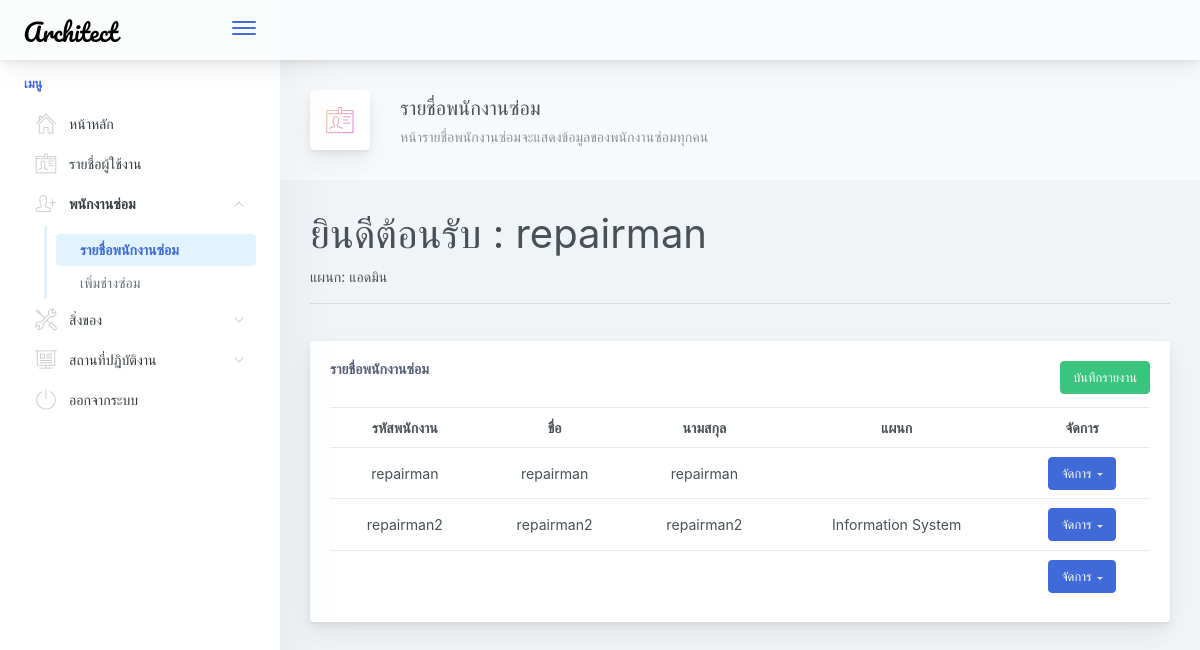
The page /admin/allrepairman.php (signed in) on the database as committed earlier.
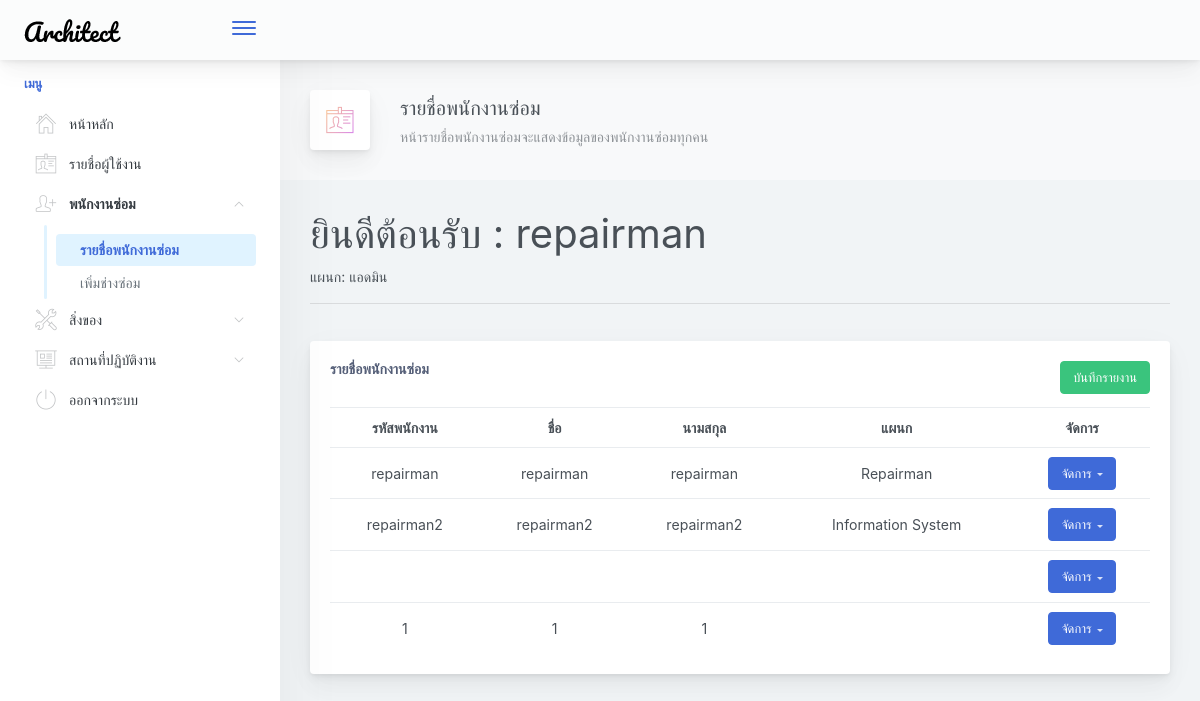
The same page on the database as committed later.
### tables this page shows
CREATE TABLE `users` (
  `id` int(10) UNSIGNED NOT NULL,
  `user_id` varchar(20) NOT NULL,
  `username` varchar(20) NOT NULL,
  `password` varchar(100) NOT NULL,
  `name` varchar(20) NOT NULL,
  `lastname` varchar(20) NOT NULL,
  `role` enum('member','admin','repairman') NOT NULL DEFAULT 'member',
  `dep` varchar(20) NOT NULL,
  `create_at` datetime NOT NULL DEFAULT CURRENT_TIMESTAMP
);

### admin/allrepairman.php (the view, shortened to what the changed rows need)
<?php
require '../connect.php';
?>
<!doctype html>
<html lang="en">
<head>
    <link href="../main.css" rel="stylesheet">
</head>
<body>
    <div class="app-container app-theme-white body-tabs-shadow fixed-sidebar fixed-header">
        <div class="app-main">
            <div class="app-main__outer">
                <div class="app-main__inner">
                    <?php echo "<h1>ยินดีต้อนรับ : " . $_SESSION['name'] . "</h1>" ?>
                    <br />
                    <div class="main-card mb-3 card">
                        <div class="card-body">
                            <?php
                            $sql = "SELECT * FROM users WHERE role = 'repairman'";
                            $result = $dbcon->query($sql);
                            if ($result->num_rows > 0) {
                                echo "<table class='mb-0 table table-hover'>";
                                echo "<tr align='center'>";
                                echo "<th>รหัสพนักงาน</th>";
                                echo "<th>ชื่อ</th>";
                                echo "<th>นามสกุล</th>";
                                echo "<th>แผนก</th>";
                                echo "<th>จัดการ</th>";
                                echo "</tr>";
                                while ($row = $result->fetch_assoc()) {
                                    echo "<tr align='center'>";
                                    echo "<td>" . $row["user_id"] . " </td>";
                                    echo "<td>" . $row["name"] . "</td>";
                                    echo "<td>" . $row["lastname"] . "</td>";
                                    echo "<td>" . $row["dep"] . "</td>";
                                    echo "<td><div class='dropdown d-inline-block'>
                            <button type='button' aria-haspopup='true' aria-expanded='false' data-toggle='dropdown' class='dropdown-toggle btn btn-primary'>จัดการ</button>
                            <div tabindex='-1' role='menu' aria-hidden='true' class='dropdown-menu'>
                            <form action='detail.php' method='post'>
                            <input type='hidden' name='user_id' value='" . $row['user_id'] . "'>
                            <button type='submit' tabindex='0' class='dropdown-item'>ดูรายละเอียด</button>
                        </form>
                        <form action='delete.php' method='post'>
                            <input type='hidden' name='user_id' value='" . $row['user_id'] . "'>
                            <button type='submit' tabindex='0' class='dropdown-item' style='color:red;'>ลบพนักงานซ่อม</button>
                        </form>
                            </div>
                            </div>
                            </td>";
                                    echo "</tr>";
                                }
                                echo "</table>";
                            } else {
                                echo "ขณะนี้ไม่มีการแจ้งซ่อม<br />";
                            }
                            ?>
                        </div>
                    </div>
                </div>
            </div>
        </div>
</body>
</html>

Rows that differ between the two databases and show on the page:
changed users "repairman": dep (not shown) → "Repairman"
added users: user "1", name "1", lastname "1"
